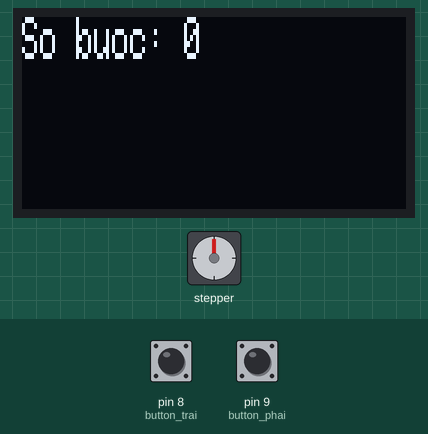
This sketch was run on a simulated Arduino Uno, built with avr-gcc and run on an emulated ATmega328P. Shown: 128×64 one-colour display, stepper motor. Inputs (shaded band) come from the test bench; at power-on: pin 8 (button_trai) LOW, pin 9 (button_phai) LOW. Stepper angles assume 2048 steps per turn.

Above: at 1.2 s.
1.3 s: pin 8 (button_trai) pulled HIGH for 0.15 s
At 1.75 s:
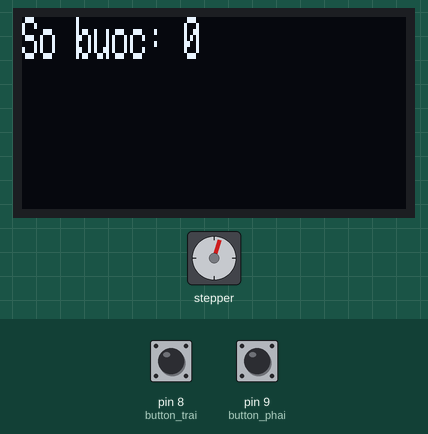
At 2.36 s:
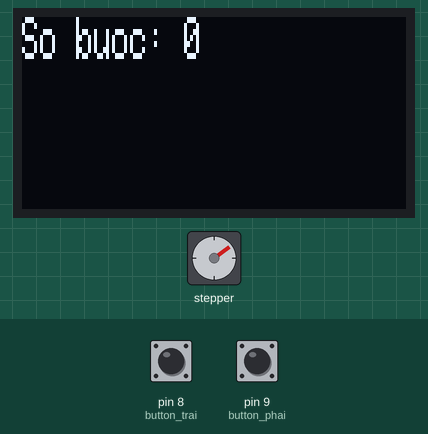
3.7 s: pin 8 (button_trai) pulled HIGH for 1 s
At 4.81 s:
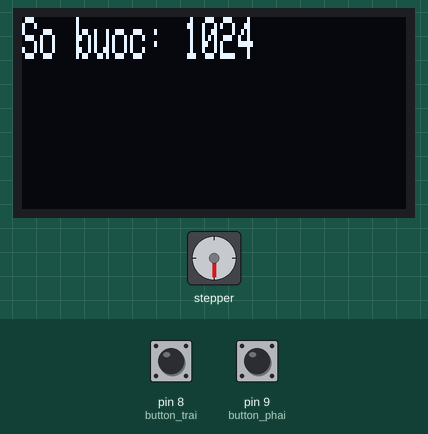
6.2 s: pin 8 (button_trai) pulled HIGH for 3.2 s
10.9 s: pin 9 (button_phai) pulled HIGH for 1 s
Timing chart, 0 to 15.0 s (numbered marks = the images above; inputs shaded):
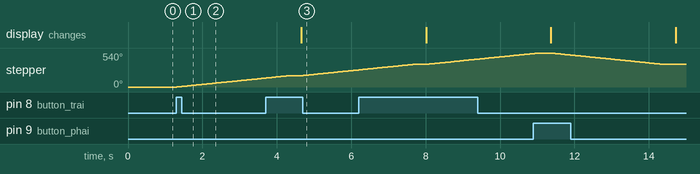

Measured:
- after the input at 1.3 s, stepper: keeps turning clockwise at about 60°/s, starting at once

The sketch:

dieukhienchieuquaybangnut.ino
```cpp
#include <Stepper.h>
#include <Adafruit_GFX.h>
#include <Adafruit_SSD1306.h>

#define SCREEN_WIDTH 128
#define SCREEN_HEIGHT 64
#define OLED_RESET -1
#define SCREEN_ADDRESS 0x3C

Adafruit_SSD1306 display(SCREEN_WIDTH, SCREEN_HEIGHT, &Wire, OLED_RESET);

const int mot_vong = 2048;

int button_trai = 8;
int button_phai = 9;

Stepper dc_buoc(mot_vong, 4, 6, 5, 7);

// BIẾN ĐẾM SỐ BƯỚC THỰC TẾ
long so_buoc = 0;

void setup() {
  Serial.begin(9600);

  pinMode(button_trai, INPUT);
  pinMode(button_phai, INPUT);

  dc_buoc.setSpeed(10);

  if (!display.begin(SSD1306_SWITCHCAPVCC, SCREEN_ADDRESS)) {
    Serial.println(F("SSD1306 allocation failed"));
    while (1);
  }

  display.clearDisplay();
  display.setTextSize(1,2);
  display.setTextColor(SSD1306_WHITE);
}

void loop() {
  int gt_trai = digitalRead(button_trai);
  int gt_phai = digitalRead(button_phai);

  display.clearDisplay();

  if (gt_trai == 1) {
    dc_buoc.step(mot_vong / 2);
    so_buoc += mot_vong / 2;
    delay(300);
  }

  if (gt_phai == 1) {
    dc_buoc.step(-mot_vong / 2);
    so_buoc -= mot_vong / 2;
    delay(300);
  }

  display.setCursor(0, 0);
  display.print("So buoc: ");
  display.print(so_buoc);

  display.display();
}
```
